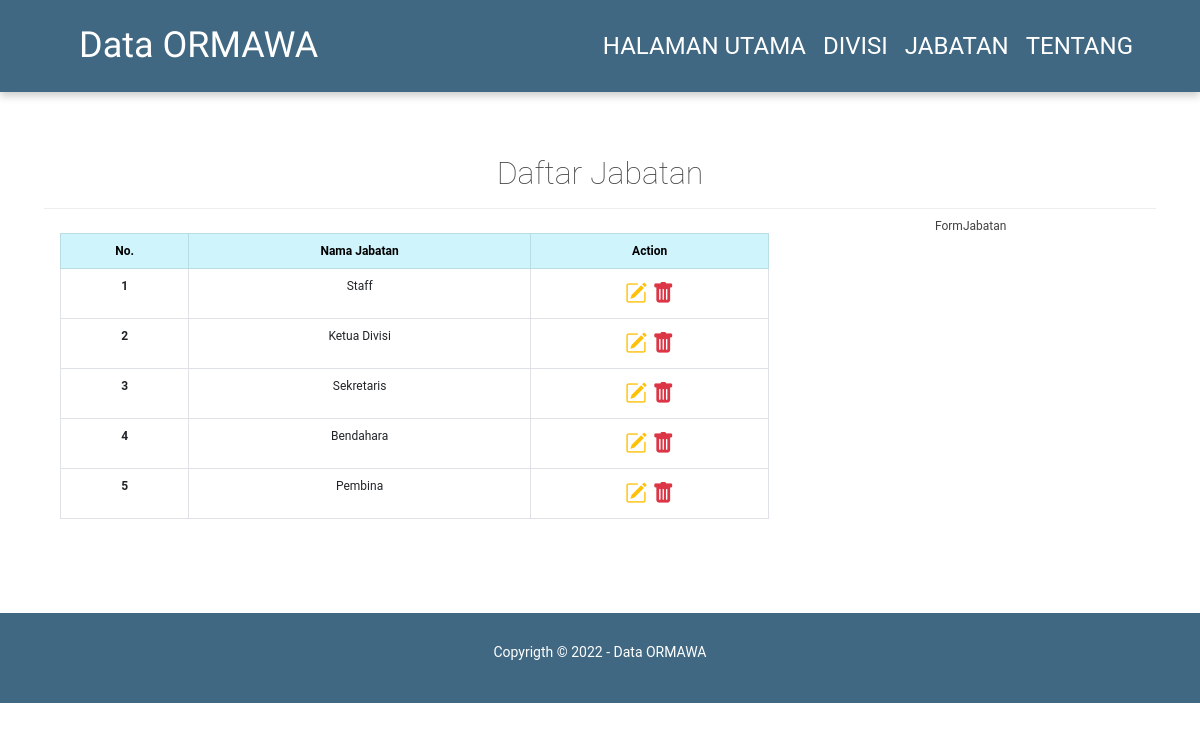
Screenshot of /updateJabatan.php with the database file from the repository.
### tables this page shows
CREATE TABLE `jabatan` (
  `id_jabatan` int(11) NOT NULL AUTO_INCREMENT,
  `jabatan` varchar(255) NOT NULL,
  PRIMARY KEY (`id_jabatan`)
);

### conf.php (called while the page is built)
<?php
$db_host = "localhost";
$db_user = "root";
$db_pass = "";
$db_name = "db_organisasi";

### includes/DB.php (called while the page is built, shortened)
<?php
class DB
{
    var $db_host;
    var $db_user;
    var $db_password;
    var $db_name;
    var $db_link;
    var $result;
    function __construct($db_host = '', $db_user = '', $db_password = '', $db_name = '')
    {
        $this->db_host = $db_host;
        $this->db_user = $db_user;
        $this->db_password = $db_password;
        $this->db_name = $db_name;
    }
    function open()
    {
        $this->db_link = mysqli_connect($this->db_host, $this->db_user, $this->db_password, $this->db_name);
    }
    function execute($query = "")
    {
        $this->result = mysqli_query($this->db_link, $query);
    }
    function getResult()
    {
        return mysqli_fetch_array($this->result);
    }
}

### includes/Jabatan.class.php (called while the page is built, shortened)
<?php
class Jabatan extends Divisi
{
    function getJabatan()
    {
        $query = "SELECT * FROM jabatan;";
        return $this->execute($query);
    }
}

### updateJabatan.php (the view, shortened to what this page needs)
<?php
include("conf.php");
include("includes/DB.php");
$jabatan = new Pengurus($db_host, $db_user, $db_pass, $db_name);
$jabatan->open();
$data = null;
$no = 1;
$jabatan->getJabatan();
while ($row = $jabatan->getResult()) {
    $data .= "
        <tr>
            <th scope='row'>" . $no . "</th>
            <td>" . $row['jabatan'] . "</td>
            <td style='font-size: 22px;'>
                <a href='updateJabatan.php?id=" . $row['id_jabatan'] . "' title='Edit Data'><i class='bi bi-pencil-square text-warning updateJabatan'></i></a>&nbsp;<a href='deleteJabatan.php?id='" . $row['id_jabatan'] . "' title='Delete Data' onclick='return confirm('Delete book?')'><i class='bi bi-trash-fill text-danger'></i></a>
            </td>
        </tr>";
    $no++;
}

### style/style.css (style rules this page uses)
* { padding: 0; margin: 0; box-sizing: border-box; }
body, html { margin: 0; padding: 0; width: 100%; height: 100%; }
body { font-family: 'Roboto', sans-serif; font-size: 12px; color: #424242; }
.header { min-height: 50px; transition: min-height 0.3s; width: 100%; display: grid; grid-template-columns: 1fr 2fr; background-color: #406882; color: white; box-shadow: 0 4px 8px 0 rgba(0, 0, 0, 0.2); }
.header__inner { width: 100%; text-align: center; margin-left: 10px; margin-right: auto; display: flex; align-items: center; }
.header__title { font-weight: 300; font-size: 2em; font-family: 'Paytone One', sans-serif; margin: 0 0.25em; display: inline-block; color: white; }
.nav { width: 100%; margin-left: auto; margin-right: auto; }
.nav__list { width: 100%; padding: 0; margin: 0; text-align: right; }
.nav__item { box-sizing: border-box; display: inline-block; text-align: center; line-height: 24px; padding: 24px; text-transform: uppercase; }
.nav a { text-decoration: none; color: white; display: flex; align-items: center; min-width: 44px; min-height: 44px; }
#main-content { padding: 32px; }
.explore__content { width: 100%; margin: 30px auto; text-align: center; }
.main-content__title { font-size: 32px; font-weight: lighter; }
.main-content__title::after { content: ''; margin-top: 16px; display: block; border-bottom: 1px solid #eeeeee; }
footer { padding: 2em; width: 100%; text-align: center; color: white; background-color: #406882; }
footer ul { list-style: none; }
footer li { margin: 0.3em 0; font-size: 14px; }

### style/detail.css (style rules this page uses)
ul { padding: 0; }

### style/responsive.css (style rules this page uses)
@media screen and (min-width: 480px) { .nav__item { font-size: 24px; padding: 24px 7px; } }
@media screen and (min-width: 480px) { .header__title { font-size: 2.3em; } }
@media screen and (min-width: 720px) { .header__title { font-size: 2em; } }
@media screen and (min-width: 720px) { .header__inner { padding-left: 5vw; } }
@media screen and (min-width: 720px) { .nav__item { font-size: 1.5em; } }
@media screen and (min-width: 720px) { .nav__list { padding-right: 5vw; } }
@media screen and (min-width: 720px) { .explore-detail-divisi { display: grid; grid-template-columns: 2fr 1fr; } }
@media screen and (min-width: 720px) { .header__title { font-size: 3em; } }
@media screen and (min-width: 720px) { .nav__item { font-size: 2em; } }
@media only screen and (min-width: 1200px) { main { max-width: 1200px; display: block; margin: auto auto; } }

### rows the page displays
jabatan: jabatan "Staff"
jabatan: jabatan "Ketua Divisi"
jabatan: jabatan "Sekretaris"
jabatan: jabatan "Bendahara"
jabatan: jabatan "Pembina"

### other values shown
$this->content "Data ORMAWA HALAMAN UTAMA DIVISI JABATAN TENTANG Daftar Jabatan No. Nama Jabatan Action FormJabatan Copyrigth © 2022 - Data ORMAWA"
